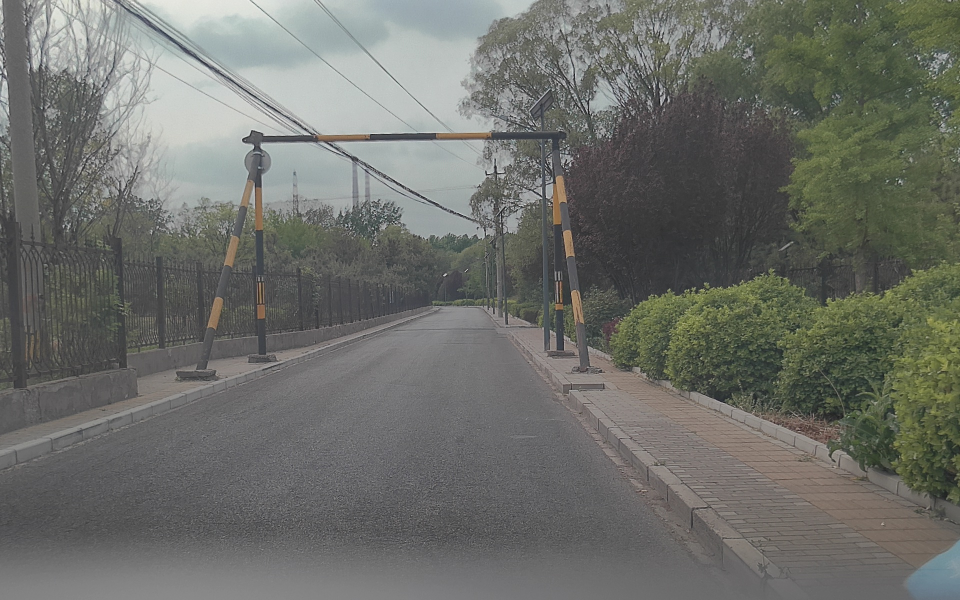
#> input picture RCRemap_00000001682065033360_W1920_Speed_0.jpg, 1920 x 1200 px (shown at 1/2 size)
$ jupyter execute plt_rectangle.ipynb
#> lines starting #> are read from the running program, lines starting #| are printed output that depends on the picture
rect = [611 x 34 from (522, 255)]

[cell 1]
file_path = 'RCRemap_00000001682065033360_W1920_Speed_0.jpg'

[cell 2]
import os
import matplotlib.pyplot as plt
import matplotlib.patches as pat
import cv2 as cv
from PIL import Image, ImageDraw

### 方法一 使用matplotlib

[cell 3]
img = plt.imread(file_path)
#> img is the input picture: shape (1200, 1920, 3); mean R, G, B 108.8, 110.6, 105.4
fig, ax = plt.subplots(1)
ax.imshow(img)
# Rectangle 坐标的参数格式为左上角（x, y）, width, height
rec = pat.Rectangle((522, 255), 611, 34, linewidth=1, edgecolor='r', facecolor='None')
ax.add_patch(rec)
plt.imshow(img)
plt.xticks([]), plt.yticks([])
plt.show()
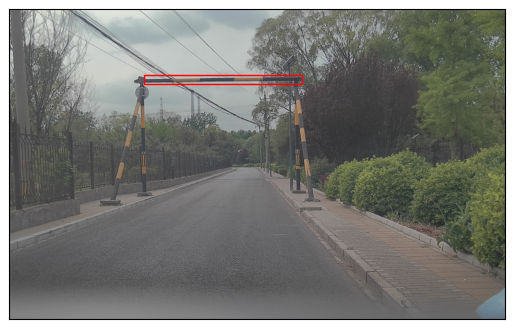
#> figure drawn by matplotlib, 1 panel
fig.savefig('im1_rec.jpg')

### 方法二 使用PIL

[cell 4]
img = Image.open(file_path)
a = ImageDraw.ImageDraw(img)
# rectangle 坐标的参数格式为左上角（x1, y1），右下角（x2, y2）
a.rectangle(((522, 255), (522 + 611, 255 + 34)), fill=None, outline='red', width=1)
img.save('img2_rec.jpg')
img.show()

### 方法三 使用opencv

[cell 5]
img = cv.imread(file_path)
# rectangle 坐标的参数格式为左上角（x1, y1），右下角(x2, y2)
cv.rectangle(img, (522, 255), (522 + 611, 255 + 34), (0, 0, 255), 1)
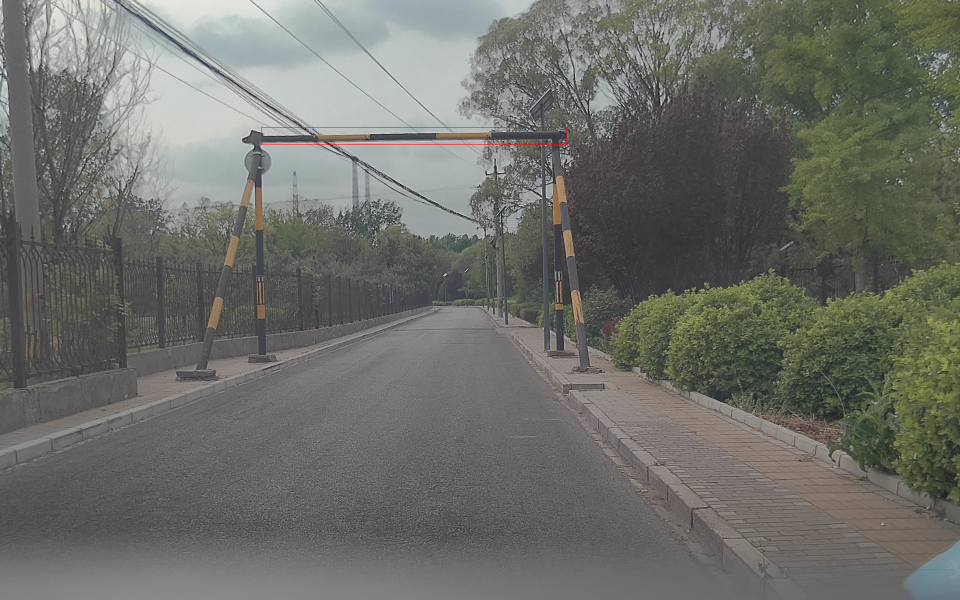
#> img: shape (1200, 1920, 3) (shown at 1/2 size); mean B, G, R 105.3, 110.5, 108.9
cv.namedWindow('img', cv.WINDOW_NORMAL)
cv.imshow('img', img)
cv.waitKey(0)
cv.imwrite('img3_rec.jpg', img)
cv.destroyAllWindows()

$ run again, with im1_rec.jpg copied over RCRemap_00000001682065033360_W1920_Speed_0.jpg
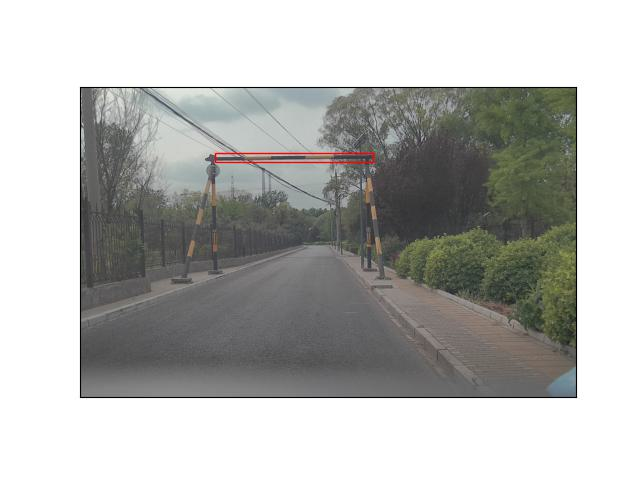
#> input picture im1_rec.jpg, 640 x 480 px
#> img is the input picture: shape (480, 640, 3); mean R, G, B 180.6, 181.1, 178.4
#> `plt.show()`:
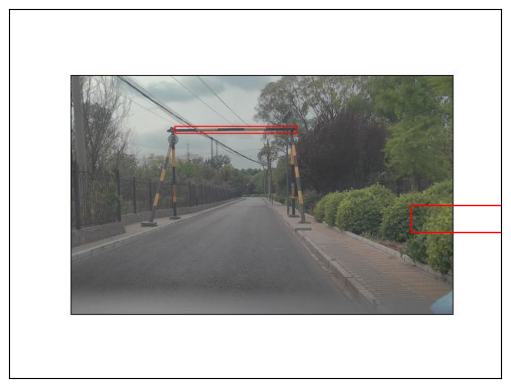
#> figure drawn by matplotlib, 1 panel
#> `cv.rectangle(img, (522, 255), (522 + 611, 255 + 34), (0, 0, 255), 1)`:
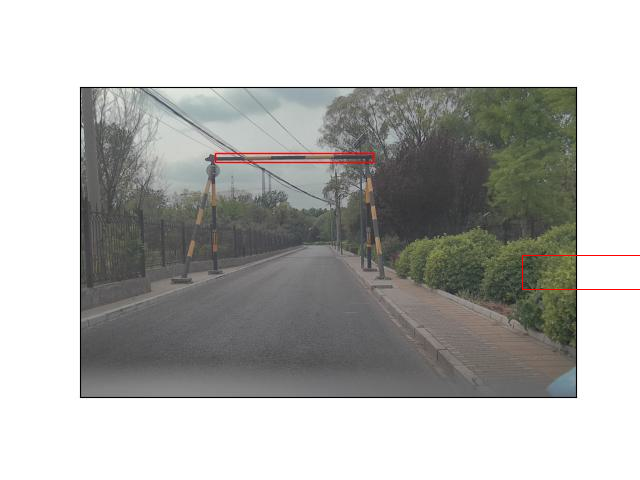
#> img: shape (480, 640, 3); mean B, G, R 178.3, 180.9, 180.7
